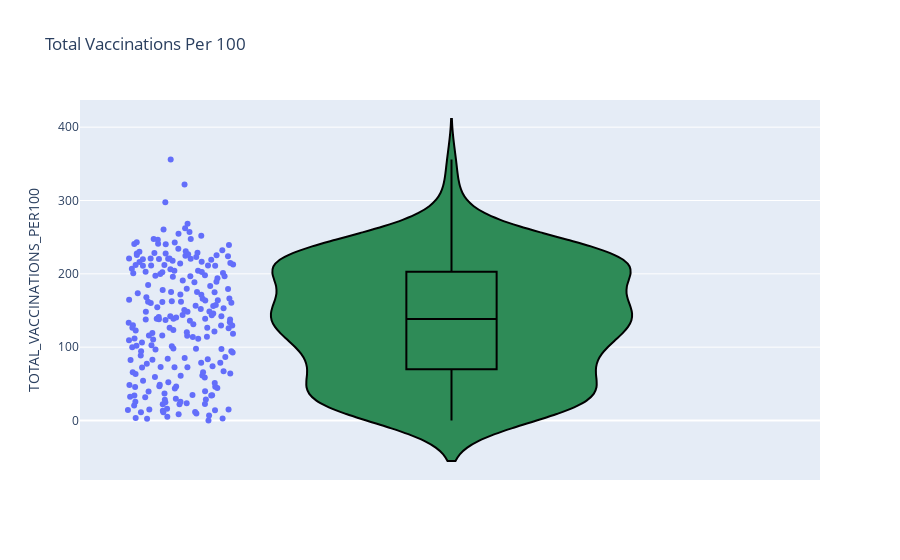

Notebook source saved alongside this figure:
### Markdown cell above
#### <font color= red> NB The following plots were made with plotly express. They are interactive and display data when hovering over the data points. This does not seem to show on github, so static images are included after each plot and png files of the plots can be found in the folder "Violin Plots"</font>.

### Code cell
fig = px.violin(df_vacc['TOTAL_VACCINATIONS_PER100'], y="TOTAL_VACCINATIONS_PER100", box=True, points='all', title="Total Vaccinations Per 100")
fig.update_traces(fillcolor='seagreen', line_color='black', customdata=df_vacc, hovertemplate ='%{customdata[0]}<br>%{customdata[6]}') 
fig.show()


#Gibraltar, (355.74), Cuba(321.91) and Chile (297.64) have the top three highest value points 
#but they follow the general trend of the dataset so won't be considered outliers that need to be removed.
# In the violin plot, the wider the section, the greater the probability that members of the population will take the given value;
#in the skinnier section, the lower the probability. Which means that most countries follow a trend of having higher vaccination rates per 100 than lower vaccination rates.

### Figure 1 — Plotly figure (JSON) as saved in the notebook; plotly's stock layout.template omitted (floating-point values rounded to 4 significant figures; data arrays with more than 128 entries replaced by an {"elided": "..."} marker saying what was removed)
{"data": [{"alignmentgroup": "True", "box": {"visible": true}, "customdata": {"elided": "228x12 mixed values"}, "fillcolor": "seagreen", "hovertemplate": "%{customdata[0]}<br>%{customdata[6]}", "legendgroup": "", "line": {"color": "black"}, "marker": {"color": "#636efa"}, "name": "", "offsetgroup": "", "orientation": "v", "points": "all", "scalegroup": "True", "showlegend": false, "type": "violin", "x0": " ", "xaxis": "x", "y": {"elided": "228 float values"}, "y0": " ", "yaxis": "y"}], "layout": {"legend": {"tracegroupgap": 0}, "title": {"text": "Total Vaccinations Per 100"}, "violinmode": "group", "xaxis": {"anchor": "y", "domain": [0, 1]}, "yaxis": {"anchor": "x", "domain": [0, 1], "title": {"text": "TOTAL_VACCINATIONS_PER100"}}}}
